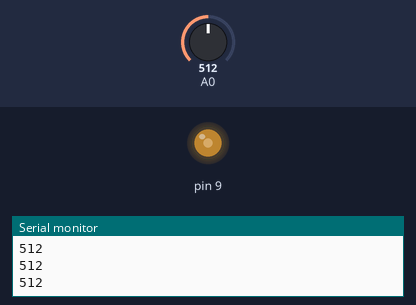
A sketch run on a simulated Arduino Uno, built with avr-gcc and run on an emulated ATmega328P. On the bench: output pins drawn as LEDs (lit = HIGH), the last lines printed to the serial monitor. The test bench sets the inputs (shaded band); at power-on: A0 = 512.

Above: at 1.2 s.
1.3 s: A0 set to 716
At 1.6 s:
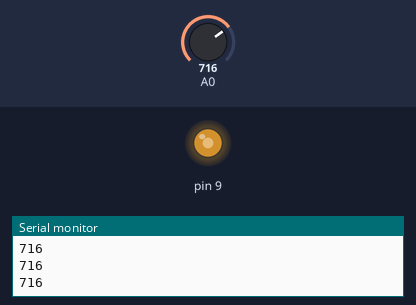
2.8 s: A0 set to 900
At 4.0 s:
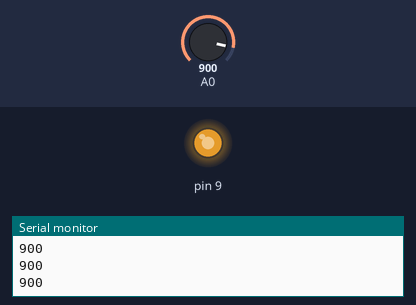
4.3 s: A0 set to 122
At 5.1 s:
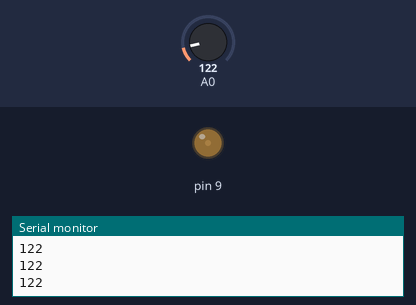
5.8 s: A0 set to 0
At 6.2 s:
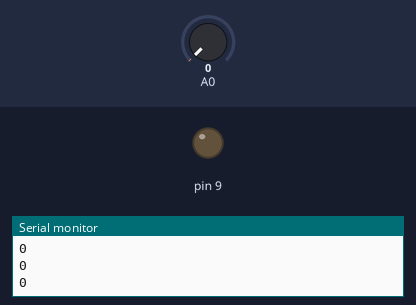
7.3 s: A0 set to 511
At 8.5 s:
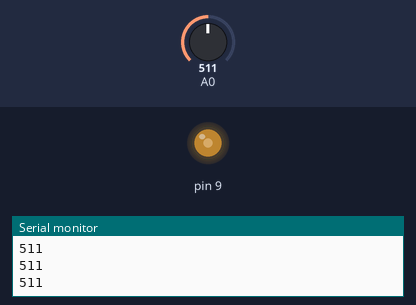
Timing chart, 0 to 9.8 s (numbered marks = the images above; inputs shaded):
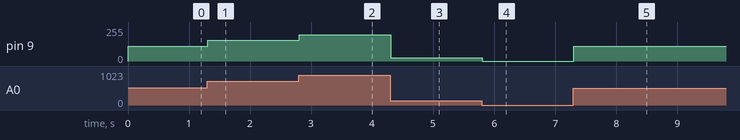

The sketch:

code.ino
```cpp
// C++ code
//
int lightSensor=0;
void setup()
{
  pinMode(A0, INPUT);
  Serial.begin(9600);
  pinMode(9,OUTPUT);
}

void loop()
{
  lightSensor=analogRead(A0);
  Serial.println(lightSensor);
  analogWrite(9,map(lightSensor,0,1023,0,225));
  delay(10);
}
```

Measured:
- after the input at 1.3 s, pin 9: 112/255 → 157/255 at once
- after the input at 2.8 s, pin 9: 157/255 → 197/255 at once
- after the input at 4.3 s, pin 9: 197/255 → 26/255 at once
- after the input at 5.8 s, pin 9: 26/255 → 0/255 at once
- after the input at 7.3 s, pin 9: 0/255 → 112/255 at once
